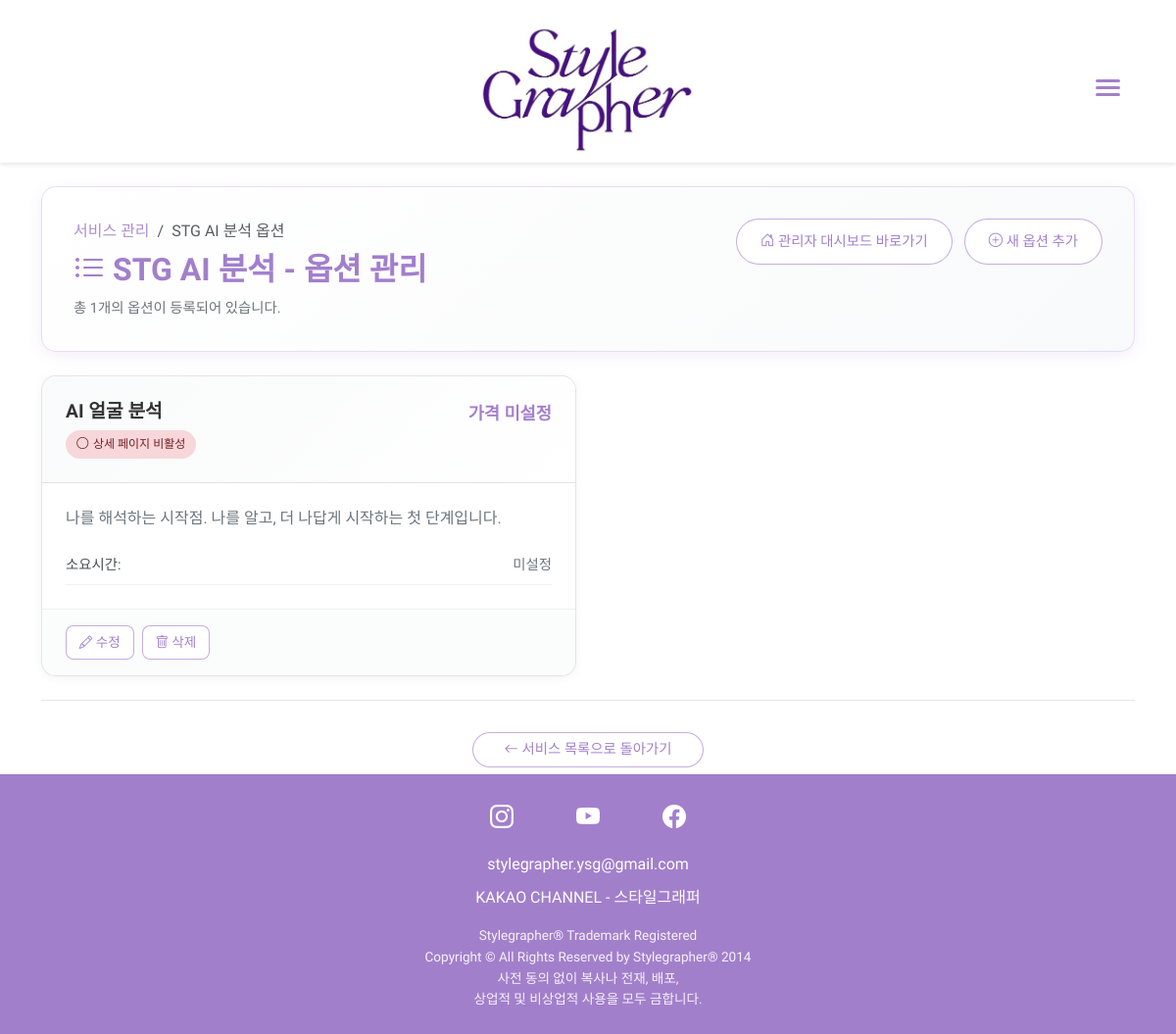
/admin/services/1/options (signed in), run on an earlier commit of the app's database.
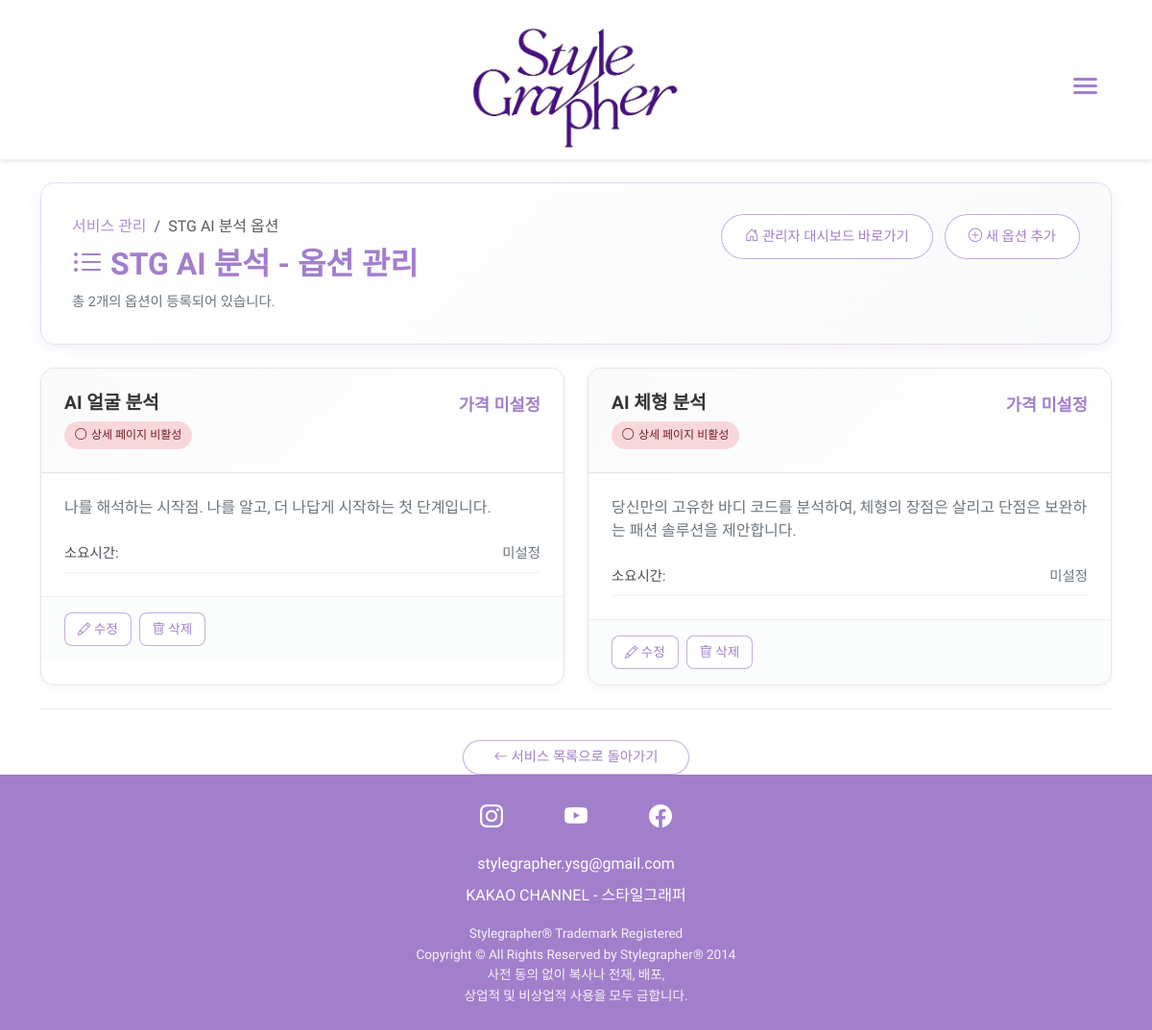
And on a later commit of the database.
### models.py (models this page shows)
class Service(db.Model):
    id = db.Column(db.Integer, primary_key=True)
    name = db.Column(db.String(100), nullable=False)
    description = db.Column(db.Text, nullable=False)
    category = db.Column(db.String(50))
    details = db.Column(db.Text)  # JSON 형식으로 저장
    packages = db.Column(db.Text)  # JSON 형식으로 저장

class ServiceOption(db.Model):
    id = db.Column(db.Integer, primary_key=True)
    service_id = db.Column(db.Integer, db.ForeignKey('service.id'), nullable=False)
    name = db.Column(db.String(100), nullable=False)
    description = db.Column(db.Text)  # 기본 설명 - index page 카드에 표시
    detailed_description = db.Column(db.Text)  # 상세 설명 - 서비스 상세 페이지에 표시
    details = db.Column(db.Text)  # JSON 형식으로 저장 (상세 내용 리스트)
    packages = db.Column(db.Text)  # JSON 형식으로 저장 (패키지 및 가격 정보)
    service = db.relationship('Service', backref=db.backref('options', lazy=True, cascade="all, delete-orphan"))

### routes/admin.py (the view)
@admin.route('/services/<int:service_id>/options')
@login_required
def list_options(service_id):
    service = Service.query.get_or_404(service_id)
    return render_template('admin/options.html', service=service)

### templates/admin/options.html (shortened to what this page needs)
{% extends "base.html" %}
{% block content %}
<div class="container mt-4">
    <div class="admin-header mb-4">
        <div class="header-content">
            <nav aria-label="breadcrumb">
                <ol class="breadcrumb">
                    <li class="breadcrumb-item">
                        <a href="{{ url_for('admin.list_services') }}">서비스 관리</a>
                    </li>
                    <li class="breadcrumb-item active">{{ service.name }} 옵션</li>
                </ol>
            </nav>
            <h2 class="admin-title">
                <i class="bi bi-list-ul"></i> {{ service.name }} - 옵션 관리
            </h2>
            <p class="service-info">총 {{ service.options|length }}개의 옵션이 등록되어 있습니다.</p>
        </div>
        <div class="admin-actions">
            <a href="{{ url_for('admin.dashboard') }}" class="btn btn-outline-primary me-2">
                <i class="bi bi-house-door"></i> 관리자 대시보드 바로가기
            </a>
            <a href="{{ url_for('admin.add_option', service_id=service.id) }}" class="btn btn-primary">
                <i class="bi bi-plus-circle"></i> 새 옵션 추가
            </a>
        </div>
    </div>
    {% if service.options %}
    <div class="options-grid">
        {% for option in service.options %}
        <div class="option-card">
            <div class="option-card-header">
                <div class="option-info">
                    <h4 class="option-name">{{ option.name }}</h4>
                    {% if option.has_detail_page %}
                    <div class="detail-page-badge active">
                        <i class="bi bi-check-circle-fill"></i> 상세 페이지 활성
                    </div>
                    {% else %}
                    <div class="detail-page-badge inactive">
                        <i class="bi bi-circle"></i> 상세 페이지 비활성
                    </div>
                    {% endif %}
                </div>
                <div class="option-price">
                    {% if option.price %}
                    <span class="price-amount">{{ option.price }}원</span>
                    {% else %}
                    <span class="price-amount">가격 미설정</span>
                    {% endif %}
                </div>
            </div>
            <div class="option-card-body">
                <div class="option-description">
                    <p>{{ option.description or '설명이 없습니다.' }}</p>
                </div>
                <div class="option-details">
                    <div class="detail-item">
                        <span class="detail-label">소요시간:</span>
                        <span class="detail-value">{{ option.duration or '미설정' }}</span>
                    </div>
                </div>
            </div>
            <div class="option-card-actions">
                <a href="{{ url_for('admin.edit_option', option_id=option.id) }}"
                   class="btn btn-sm btn-outline-primary">
                    <i class="bi bi-pencil"></i> 수정
                </a>
                <button onclick="confirmDeleteOption({{ option.id }}, {{ option.name | tojson }})"
                        class="btn btn-sm btn-outline-danger">
                    <i class="bi bi-trash"></i> 삭제
                </button>
            </div>
        </div>
        {% endfor %}
    </div>
    {% endif %}
    <div class="back-navigation mt-4">
        <a href="{{ url_for('admin.list_services') }}" class="btn btn-secondary">
            <i class="bi bi-arrow-left"></i> 서비스 목록으로 돌아가기
        </a>
    </div>
</div>
<link rel="stylesheet" href="https://cdn.jsdelivr.net/npm/bootstrap-icons@1.7.2/font/bootstrap-icons.css">
{% endblock %}

### templates/base.html (shortened to what this page needs)
<!DOCTYPE html>
<html lang="ko">
<head>
    <link href="https://cdn.jsdelivr.net/npm/bootstrap@5.3.0/dist/css/bootstrap.min.css" rel="stylesheet">
    <link rel="stylesheet" href="https://cdn.jsdelivr.net/npm/bootstrap-icons@1.11.0/font/bootstrap-icons.css">
    <link rel="stylesheet" href="{{ url_for('static', filename='css/style.css') }}">
</head>
<body>
    <nav class="navbar navbar-light">
        <div class="container">
            <a class="navbar-brand mx-auto" href="{{ url_for('main.index') }}">
                <img src="{{ url_for('static', filename='images/logo.jpg') }}" alt="Stylegrapher" class="logo-img">
            </a>
            <button class="hamburger-menu" id="hamburgerMenu">
                <span></span>
                <span></span>
                <span></span>
            </button>
        </div>
    </nav>
    <main>
        {% block content %}{% endblock %}
    </main>
    <footer class="footer mt-auto py-4">
        <div class="container">
            <div class="social-links text-center mb-3">
                <a href="https://www.instagram.com/stylegrapher_us/" class="social-link" target="_blank">
                    <i class="bi bi-instagram"></i>
                </a>
                <a href="https://www.youtube.com/@stylegrapher" class="social-link" target="_blank">
                    <i class="bi bi-youtube"></i>
                </a>
                <a href="https://www.facebook.com/stylegrapher.us" class="social-link" target="_blank">
                    <i class="bi bi-facebook"></i>
                </a>
            </div>
            <div class="footer-contact text-center mb-2">
                <a href="mailto:stylegrapher.us@gmail.com" class="contact-link">
                    stylegrapher.ysg@gmail.com
                </a>
            </div>
            <div class="kakao-channel text-center mb-3">
                <a href="https://pf.kakao.com/_xgDcFK" class="kakao-link">KAKAO CHANNEL - 스타일그래퍼</a>
            </div>
            <div class="copyright text-center">
                <p class="mb-0">Stylegrapher® Trademark Registered</p>
                <p class="mb-0">Copyright © All Rights Reserved by Stylegrapher® 2014</p>
                <p class="mb-0">사전 동의 없이 복사나 전재, 배포,</p>
                <p class="mb-0">상업적 및 비상업적 사용을 모두 금합니다.</p>
            </div>
        </div>
    </footer>
</body>
</html>

### static/css/style.css (style rules this page uses)
:root { --primary-purple: #663399; --light-purple: #9966cc; --dark-purple: #4B0082; --white: #ffffff; --black: #000000; }
body { margin: 0; padding: 0; font-family: 'Nanum Gothic', -apple-system, BlinkMacSystemFont, 'Segoe UI', 'Roboto', 'Helvetica Neue', Arial, sans-serif; line-height: 1.6; color: var(--black); }
.navbar { background-color: var(--primary-purple); padding: 1rem 2rem; box-shadow: 0 2px 4px rgba(0,0,0,0.1); display: flex; justify-content: space-between; align-items: center; }
main { min-height: calc(100vh - 200px); }
footer { background-color: var(--dark-purple); color: var(--white); padding: 2rem; text-align: center; }
.social-links { display: flex; justify-content: center; gap: 2rem; }
.social-links a { color: var(--white); text-decoration: none; transition: color 0.3s ease; }
.btn { display: inline-block; padding: 0.8rem 1.5rem; background-color: var(--primary-purple); color: var(--white); text-decoration: none; border-radius: 4px; border: none; cursor: pointer; transition: background-color 0.3s ease; }
.btn-primary { background-color: var(--primary-purple); border-color: var(--primary-purple); }
.btn-outline-primary { color: var(--primary-purple); border-color: var(--primary-purple); }
.btn-primary, .btn-outline-primary, .btn { background-color: white; border: 1px solid rgba(139, 95, 191, 0.5); color: rgba(139, 95, 191, 0.8); padding: 0.4rem 2rem; border-radius: 20px; font-size: 0.9rem; transition: all 0.3s ease; text-decoration: none; }
.btn-sm { padding: 0.25rem 1rem; font-size: 0.8rem; }

### templates/base.html (style rules this page uses)
* { font-family: 'Nanum Gothic', -apple-system, BlinkMacSystemFont, 'Segoe UI', 'Roboto', 'Helvetica Neue', Arial, sans-serif; }
body { font-family: 'Nanum Gothic', -apple-system, BlinkMacSystemFont, 'Segoe UI', 'Roboto', 'Helvetica Neue', Arial, sans-serif; }
.navbar { padding: 4rem 0 calc(2.6rem + 10px) 0 !important; position: relative; background-color: white !important; }
.navbar .container { display: flex; align-items: center; justify-content: space-between; }
.navbar-brand { padding: 0; transition: transform 0.3s ease; position: absolute; left: 50%; transform: translateX(-50%); }
.navbar-brand img { height: 144px; width: auto; transition: all 0.3s ease; }
.hamburger-menu, .floating-hamburger { background: none; border: none; padding: 15px; cursor: pointer; display: flex; flex-direction: column; gap: 4px; z-index: 10000; transition: opacity 0.3s ease; position: relative; min-width: 50px; min-height: 50px; align-items: center; justify-content: center; }
.hamburger-menu span, .floating-hamburger span { width: 25px; height: 3px; background-color: rgba(139, 95, 191, 0.8); transition: all 0.3s ease; border-radius: 2px; display: block; }
.footer { background-color: rgba(139, 95, 191, 0.8); border-top: 1px solid rgba(139, 95, 191, 0.3); }
.social-links { margin-bottom: 1.5rem; }
.social-link { color: #fff; font-size: 1.5rem; margin: 0 1rem; text-decoration: none; transition: opacity 0.3s ease; }
.contact-link, .kakao-link { color: #fff; text-decoration: none; transition: opacity 0.3s ease; }
.copyright { color: rgba(255, 255, 255, 0.9); font-size: 0.85rem; }

What changed in the data, as far as the page shows it:
added ServiceOption: name "AI 체형 분석", description "당신만의 고유한 바디 코드를 분석하여, 체형의 장점은 살리고 단점은 보완하는 패션 솔루션을 제안합니다."
Also different on the page:
{{ service.options|length }}: "1" → "2"
